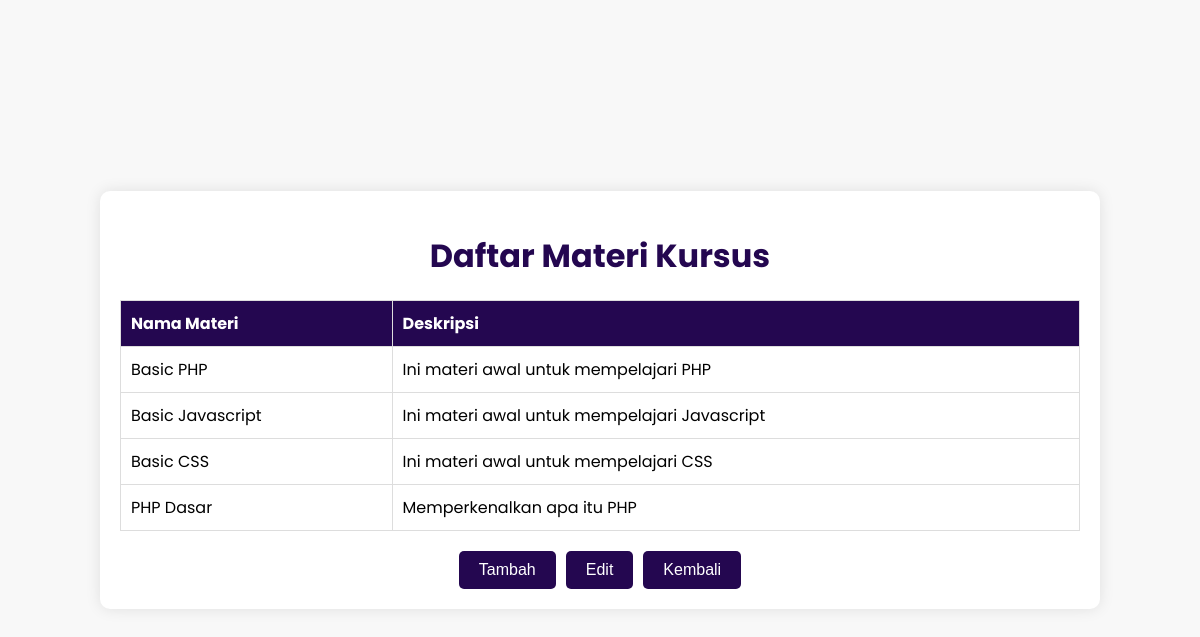
Before: /course_tutor.php (signed in) with the older database file.
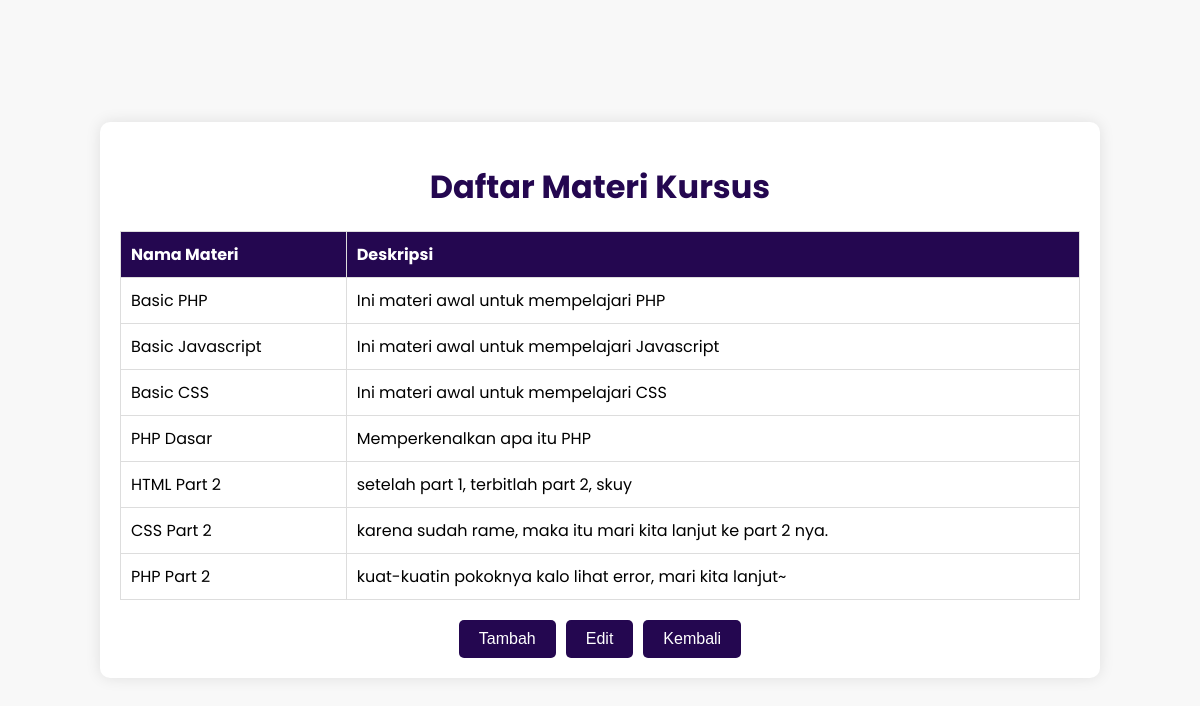
After: the same page with the newer database file.
### tables this page shows
CREATE TABLE `materi` (
  `id_materi` int(11) NOT NULL,
  `tutor_id` int(11) DEFAULT NULL,
  `nama_materi` varchar(255) NOT NULL,
  `deskripsi` text DEFAULT NULL
);

### course_tutor.php (the view, shortened to what this page needs)
<?php
include 'koneksi.php';
$sql = "SELECT nama_materi, deskripsi FROM materi";
$result = $conn->query($sql);
$materi = [];
if ($result->num_rows > 0) {
    while ($row = $result->fetch_assoc()) {
        $materi[] = $row;
    }
} else {
    $materi[] = ["nama_materi" => "Tidak ada materi tersedia", "deskripsi" => ""];
}
?>
<!DOCTYPE html>
<html lang="en">
<head>
</head>
<body>
    <div class="container">
        <h1>Daftar Materi Kursus</h1>
        <table>
            <thead>
                <tr>
                    <th>Nama Materi</th>
                    <th>Deskripsi</th>
                </tr>
            </thead>
            <tbody>
                <?php foreach($materi as $m): ?>
                    <tr>
                        <td><?php echo htmlspecialchars($m['nama_materi']); ?></td>
                        <td><?php echo htmlspecialchars($m['deskripsi']); ?></td>
                    </tr>
                <?php endforeach; ?>
            </tbody>
        </table>
        <div class="button-container">
            <button onclick="window.location.href='tambah_materi.php'">Tambah</button>
            <button onclick="window.location.href='edit_materi.php'">Edit</button>
            <button onclick="window.location.href='dashboard_tutor.php'">Kembali</button>
        </div>
    </div>
</body>
</html>

Changed rows visible on the page:
added materi: nama_materi "HTML Part 2", deskripsi "setelah part 1, terbitlah part 2, skuy"
added materi: nama_materi "CSS Part 2", deskripsi "karena sudah rame, maka itu mari kita lanjut ke part 2 nya."
added materi: nama_materi "PHP Part 2", deskripsi "kuat-kuatin pokoknya kalo lihat error, mari kita lanjut~"
